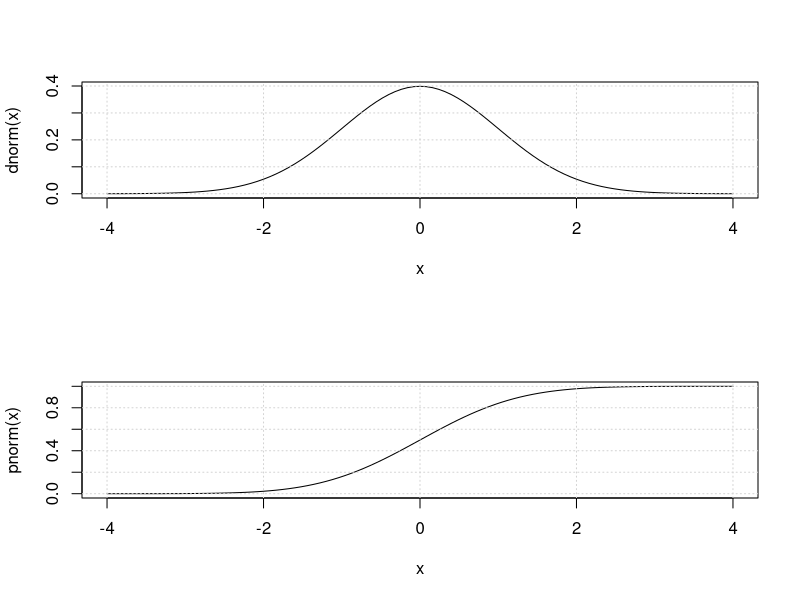
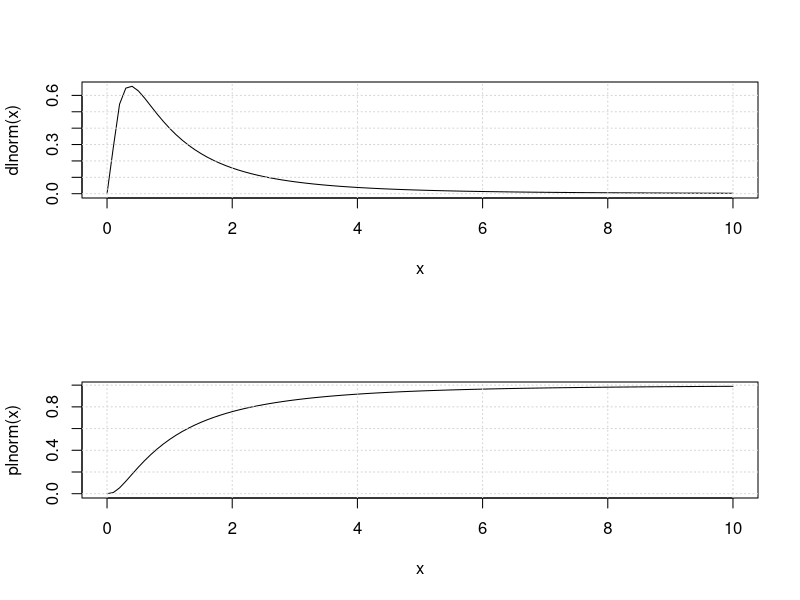
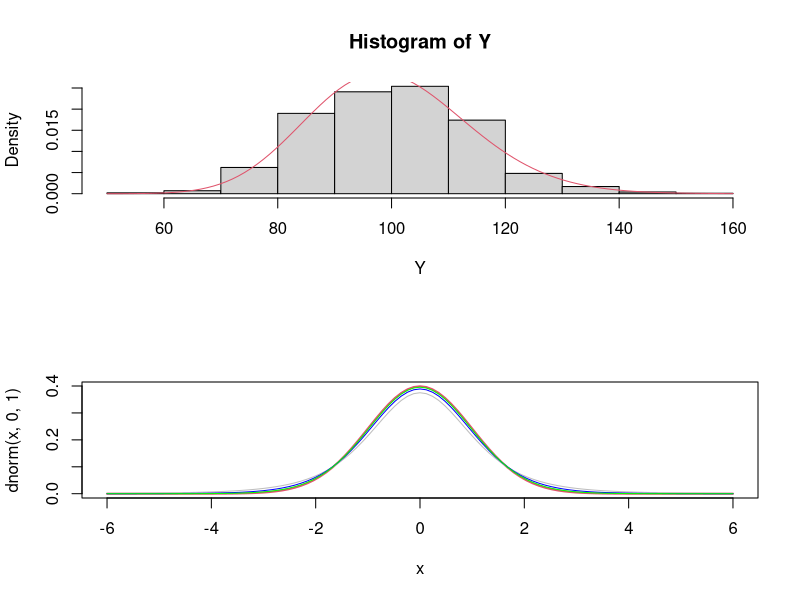
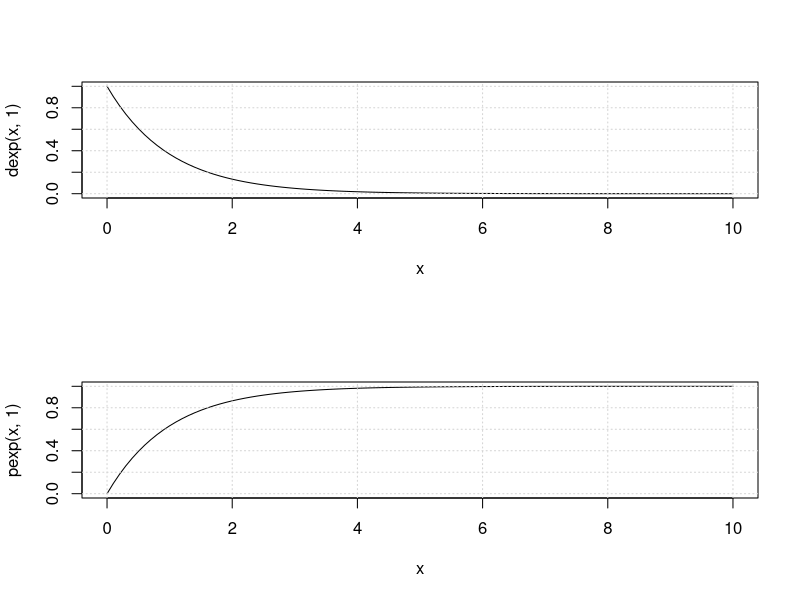
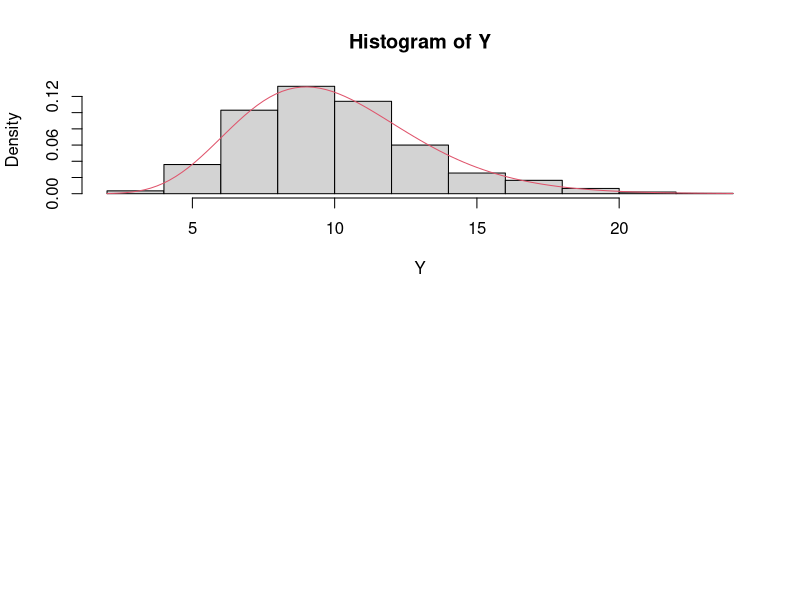

Recreate these plots in R, in order.
##============================
#Rozklady ciagle w R
#============================

#-------------------  gestosc i dystrybuanta w R  -----------------------------------
#Wartosc gestosci f(x) i dystrybuanty F(x) obliczamy funkcja rozpoczynajaca sie odpowiednio od 
# "d" (gestosc)  
# "p" (dystrybuanta)
# i dalej skrotu nazwy rozkladu, dla przykladu:

#dnorm(x,m,sd) --  oblicza gestosc f(x), dla rozkladu normalnego N(m,sd^2)
#dt(x,df) -- oblicza gestosc f(x), dla rozkladu t-Studenta  t(df)

#pnorm(x,m,sd) --  oblicza dystrybuante F(x), dla rozkladu normalnego N(m,sd^2)
#pt(x,df) -- oblicza dystrybuante F(x), dla rozkladu t-Studenta  t(df)

#Aby dowiedziec się wiecej o kazdej funkcji napisz w konsoli '?' i po tym, nazwe funkcji np. 
#?dnorm, ?pt

#Przyklad 1. Zmienna X ma rozklad normalny standardowy N(0,1)
#==========
#Wykresy gestosci f i dystrybuanty F
par(mfrow=c(2,1))
curve(dnorm(x),xlim=c(-4,4))
grid()
curve(pnorm(x),xlim=c(-4,4))
grid()

#P(-1<X<1)=F(1)-F(-1)
pnorm(1)-pnorm(-1)

#P(-2<X<2)=F(2)-F(-2)
pnorm(2)-pnorm(-2) 

#P(-3<X<3)=F(3)-F(-3)
pnorm(3)-pnorm(-3)


#Przyklad 2. Zmienna X ma rozklad log-normalny LN(0,1)
#==========
#Wykresy gestosci f i dystrybuanty F
par(mfrow=c(2,1))
curve(dlnorm(x),xlim=c(0,10))
grid()
curve(plnorm(x),xlim=c(0,10))
grid()

#P(X<2)=P(X<=2)=F(2)
plnorm(2)

#P(X>6)=1-P(X<=6)=1-F(6)
1-plnorm(6)

#Przyklda 3 (rozklad chi-kwadrat, Zadania B, zad.6)
#==========
N <- 1000
n <- 100

Y <- c()

for(i in 1:N){
  
  X <- rnorm(n)
  Y[i] <- sum(X^2)
  
}

hist(Y,prob=TRUE)
curve(dchisq(x,100), col=2,add=TRUE)

#Przyklad 4 (rozklad t-Studenta, Zadania B, zad.7)
#==========
#gestosc rozkladu N(0,1)
curve(dnorm(x,0,1),xlim=c(-6,6),col=2,lwd=2)

#gestosc rozkladu t(4)
df=c(4,10,30)
col <- c('grey','blue','green')

count <- 0
for(i in df){
  
  count <- count+1
  curve(dt(x,i), col=col[count],add=TRUE)
}

#Przyklad 5 (rozklad wykladniczy Exp(lambda))
#==========
par(mfrow=c(2,1))
#lambda=1
curve(dexp(x,1),xlim=c(0,10))
grid()
curve(pexp(x,1),xlim=c(0,10))
grid()

#Dla rozkładu wykładniczego EX=1/lambda. Obliczymy P(X>EX)
#lambda=1, P(X>1)
1-pexp(1)

#lambda=1/80, P(X>80)
1-pexp(80,1/80)

#Przyklad 6 (rozklad Erlanga, Zadania C,zad.9)
#=========
lambda <- 1

N <- 1000
n <- 10

Y <- c()

for(i in 1:N){
  
  X <- rexp(n,lambda)
  Y[i] <- sum(X)
  
}

#rozklad Erlanga, to szczegolny przypadek rozkladu gamma G(n,lambda)
hist(Y,prob=TRUE)
curve(dgamma(x,n,lambda), col=2,add=TRUE)

punif(0.75) - punif(0.5)

?punif
punif(1/2,0,2)
?pexp()

pexp(3, 2)
dexp(3, 2)
pexp(1,2)
dexp(1,2)
pexp(3,2) - pexp(1,2)
dexp(3,2) - dexp(1,2)

?integrate
integrate(function(x) (x^6*1/2), 0, 2)


1/exp(6)
